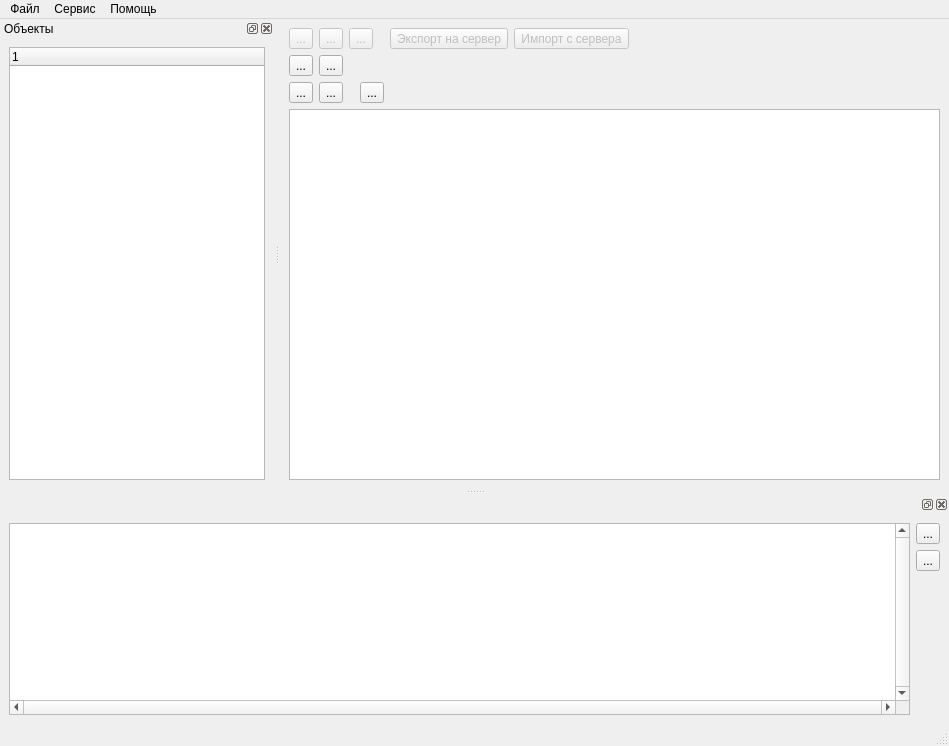
<?xml version="1.0" encoding="UTF-8"?>
<ui version="4.0">
 <class>MainWindow</class>
 <widget class="QMainWindow" name="MainWindow">
  <property name="geometry">
   <rect>
    <x>0</x>
    <y>0</y>
    <width>949</width>
    <height>746</height>
   </rect>
  </property>
  <property name="windowTitle">
   <string>MainWindow</string>
  </property>
  <widget class="QWidget" name="centralwidget">
   <layout class="QGridLayout" name="gridLayout_2">
    <item row="0" column="0">
     <layout class="QHBoxLayout" name="horizontalLayout">
      <item>
       <widget class="QWidget" name="wToolBarMain" native="true">
        <layout class="QGridLayout" name="gridLayout_6">
         <property name="leftMargin">
          <number>0</number>
         </property>
         <property name="topMargin">
          <number>0</number>
         </property>
         <property name="rightMargin">
          <number>0</number>
         </property>
         <property name="bottomMargin">
          <number>0</number>
         </property>
         <item row="0" column="5">
          <widget class="QToolButton" name="btnImportFromDatabase">
           <property name="enabled">
            <bool>false</bool>
           </property>
           <property name="text">
            <string>Импорт с сервера</string>
           </property>
           <property name="icon">
            <iconset resource="certmaster.qrc">
             <normaloff>:/img/exportKeysToDatabase.png</normaloff>:/img/exportKeysToDatabase.png</iconset>
           </property>
          </widget>
         </item>
         <item row="0" column="1">
          <widget class="QToolButton" name="btnEdit">
           <property name="enabled">
            <bool>false</bool>
           </property>
           <property name="toolTip">
            <string>Изменить</string>
           </property>
           <property name="text">
            <string>...</string>
           </property>
           <property name="icon">
            <iconset resource="certmaster.qrc">
             <normaloff>:/img/itemEdit.png</normaloff>:/img/itemEdit.png</iconset>
           </property>
          </widget>
         </item>
         <item row="0" column="4">
          <widget class="QToolButton" name="btnToDatabase">
           <property name="enabled">
            <bool>false</bool>
           </property>
           <property name="toolTip">
            <string>Экспорт на сервер</string>
           </property>
           <property name="text">
            <string>Экспорт на сервер</string>
           </property>
           <property name="icon">
            <iconset resource="certmaster.qrc">
             <normaloff>:/img/importFromDatabase.png</normaloff>:/img/importFromDatabase.png</iconset>
           </property>
          </widget>
         </item>
         <item row="0" column="2">
          <widget class="QToolButton" name="btnDelete">
           <property name="enabled">
            <bool>false</bool>
           </property>
           <property name="toolTip">
            <string>Удалить</string>
           </property>
           <property name="text">
            <string>...</string>
           </property>
           <property name="icon">
            <iconset resource="certmaster.qrc">
             <normaloff>:/img/itemDelete.png</normaloff>:/img/itemDelete.png</iconset>
           </property>
          </widget>
         </item>
         <item row="0" column="3">
          <widget class="QLabel" name="label">
           <property name="maximumSize">
            <size>
             <width>5</width>
             <height>16777215</height>
            </size>
           </property>
           <property name="text">
            <string/>
           </property>
          </widget>
         </item>
         <item row="0" column="0">
          <widget class="QToolButton" name="btnAdd">
           <property name="enabled">
            <bool>false</bool>
           </property>
           <property name="toolTip">
            <string>Добавить</string>
           </property>
           <property name="text">
            <string>...</string>
           </property>
           <property name="icon">
            <iconset resource="certmaster.qrc">
             <normaloff>:/img/itemAdd.png</normaloff>:/img/itemAdd.png</iconset>
           </property>
          </widget>
         </item>
         <item row="0" column="6">
          <spacer name="horizontalSpacer_3">
           <property name="orientation">
            <enum>Qt::Horizontal</enum>
           </property>
           <property name="sizeHint" stdset="0">
            <size>
             <width>40</width>
             <height>20</height>
            </size>
           </property>
          </spacer>
         </item>
        </layout>
       </widget>
      </item>
     </layout>
    </item>
    <item row="2" column="0">
     <widget class="QWidget" name="wToolbarContainers" native="true">
      <layout class="QGridLayout" name="gridLayout_7">
       <property name="leftMargin">
        <number>0</number>
       </property>
       <property name="topMargin">
        <number>0</number>
       </property>
       <property name="rightMargin">
        <number>0</number>
       </property>
       <property name="bottomMargin">
        <number>0</number>
       </property>
       <item row="0" column="0">
        <layout class="QHBoxLayout" name="horizontalLayout_2">
         <item>
          <widget class="QToolButton" name="btnContAdd">
           <property name="text">
            <string>...</string>
           </property>
           <property name="icon">
            <iconset resource="certmaster.qrc">
             <normaloff>:/img/itemAdd.png</normaloff>:/img/itemAdd.png</iconset>
           </property>
          </widget>
         </item>
         <item>
          <widget class="QToolButton" name="btnConDel">
           <property name="text">
            <string>...</string>
           </property>
           <property name="icon">
            <iconset resource="certmaster.qrc">
             <normaloff>:/img/itemDelete.png</normaloff>:/img/itemDelete.png</iconset>
           </property>
          </widget>
         </item>
         <item>
          <widget class="QLabel" name="label_2">
           <property name="maximumSize">
            <size>
             <width>5</width>
             <height>16777215</height>
            </size>
           </property>
           <property name="text">
            <string/>
           </property>
          </widget>
         </item>
         <item>
          <widget class="QToolButton" name="btnInstallToUser">
           <property name="text">
            <string>...</string>
           </property>
           <property name="icon">
            <iconset resource="certmaster.qrc">
             <normaloff>:/img/installToUser.png</normaloff>:/img/installToUser.png</iconset>
           </property>
          </widget>
         </item>
         <item>
          <spacer name="horizontalSpacer">
           <property name="orientation">
            <enum>Qt::Horizontal</enum>
           </property>
           <property name="sizeHint" stdset="0">
            <size>
             <width>40</width>
             <height>20</height>
            </size>
           </property>
          </spacer>
         </item>
        </layout>
       </item>
      </layout>
     </widget>
    </item>
    <item row="1" column="0">
     <widget class="QWidget" name="wToolBarAU" native="true">
      <layout class="QGridLayout" name="gridLayout_5">
       <property name="leftMargin">
        <number>0</number>
       </property>
       <property name="topMargin">
        <number>0</number>
       </property>
       <property name="rightMargin">
        <number>0</number>
       </property>
       <property name="bottomMargin">
        <number>0</number>
       </property>
       <item row="0" column="0">
        <layout class="QHBoxLayout" name="toolBarActiveUsers">
         <item>
          <widget class="QToolButton" name="btnUserToDatabase">
           <property name="text">
            <string>...</string>
           </property>
           <property name="icon">
            <iconset resource="certmaster.qrc">
             <normaloff>:/img/userToDatabase.png</normaloff>:/img/userToDatabase.png</iconset>
           </property>
          </widget>
         </item>
         <item>
          <widget class="QToolButton" name="btnCompToDatabase">
           <property name="text">
            <string>...</string>
           </property>
           <property name="icon">
            <iconset resource="certmaster.qrc">
             <normaloff>:/img/compToTataBase.png</normaloff>:/img/compToTataBase.png</iconset>
           </property>
          </widget>
         </item>
         <item>
          <spacer name="horizontalSpacer_2">
           <property name="orientation">
            <enum>Qt::Horizontal</enum>
           </property>
           <property name="sizeHint" stdset="0">
            <size>
             <width>40</width>
             <height>20</height>
            </size>
           </property>
          </spacer>
         </item>
        </layout>
       </item>
      </layout>
     </widget>
    </item>
    <item row="4" column="0">
     <widget class="QTableView" name="tableView">
      <property name="selectionMode">
       <enum>QAbstractItemView::SingleSelection</enum>
      </property>
     </widget>
    </item>
   </layout>
  </widget>
  <widget class="QMenuBar" name="menubar">
   <property name="geometry">
    <rect>
     <x>0</x>
     <y>0</y>
     <width>949</width>
     <height>21</height>
    </rect>
   </property>
   <widget class="QMenu" name="menu">
    <property name="title">
     <string>Файл</string>
    </property>
    <addaction name="mnuExit"/>
   </widget>
   <widget class="QMenu" name="menu_2">
    <property name="title">
     <string>Сервис</string>
    </property>
    <addaction name="mnuConnect"/>
    <addaction name="separator"/>
    <addaction name="mnuOptions"/>
    <addaction name="separator"/>
    <addaction name="actionTest"/>
   </widget>
   <widget class="QMenu" name="menu_3">
    <property name="title">
     <string>Помощь</string>
    </property>
    <addaction name="action"/>
   </widget>
   <addaction name="menu"/>
   <addaction name="menu_2"/>
   <addaction name="menu_3"/>
  </widget>
  <widget class="QStatusBar" name="statusbar"/>
  <widget class="QDockWidget" name="dockWidget">
   <property name="windowTitle">
    <string>Объекты</string>
   </property>
   <attribute name="dockWidgetArea">
    <number>1</number>
   </attribute>
   <widget class="QWidget" name="dockWidgetContents">
    <layout class="QGridLayout" name="gridLayout">
     <item row="0" column="0">
      <widget class="QTreeWidget" name="treeWidget">
       <column>
        <property name="text">
         <string notr="true"/>
        </property>
       </column>
      </widget>
     </item>
    </layout>
   </widget>
  </widget>
  <widget class="QDockWidget" name="dockWidget_2">
   <attribute name="dockWidgetArea">
    <number>8</number>
   </attribute>
   <widget class="QWidget" name="dockWidgetContents_2">
    <layout class="QGridLayout" name="gridLayout_3">
     <item row="3" column="1">
      <layout class="QVBoxLayout" name="verticalLayout">
       <item>
        <widget class="QToolButton" name="btnTermOptions">
         <property name="text">
          <string>...</string>
         </property>
         <property name="icon">
          <iconset resource="certmaster.qrc">
           <normaloff>:/img/settings.ico</normaloff>:/img/settings.ico</iconset>
         </property>
        </widget>
       </item>
       <item>
        <widget class="QToolButton" name="btnTerminalClear">
         <property name="text">
          <string>...</string>
         </property>
         <property name="icon">
          <iconset resource="certmaster.qrc">
           <normaloff>:/img/clear.ico</normaloff>:/img/clear.ico</iconset>
         </property>
        </widget>
       </item>
       <item>
        <spacer name="verticalSpacer">
         <property name="orientation">
          <enum>Qt::Vertical</enum>
         </property>
         <property name="sizeHint" stdset="0">
          <size>
           <width>20</width>
           <height>40</height>
          </size>
         </property>
        </spacer>
       </item>
      </layout>
     </item>
     <item row="0" column="0">
      <layout class="QGridLayout" name="gridLayout_4"/>
     </item>
     <item row="3" column="0">
      <widget class="QTextEdit" name="txtTerminal">
       <property name="font">
        <font>
         <bold>true</bold>
        </font>
       </property>
       <property name="verticalScrollBarPolicy">
        <enum>Qt::ScrollBarAlwaysOn</enum>
       </property>
       <property name="horizontalScrollBarPolicy">
        <enum>Qt::ScrollBarAlwaysOn</enum>
       </property>
       <property name="readOnly">
        <bool>true</bool>
       </property>
      </widget>
     </item>
    </layout>
   </widget>
  </widget>
  <action name="mnuExit">
   <property name="text">
    <string>Выход</string>
   </property>
  </action>
  <action name="action">
   <property name="text">
    <string>О программе ...</string>
   </property>
  </action>
  <action name="mnuConnect">
   <property name="enabled">
    <bool>true</bool>
   </property>
   <property name="text">
    <string>&amp;Подключится</string>
   </property>
  </action>
  <action name="mnuOptions">
   <property name="text">
    <string>Параметры</string>
   </property>
  </action>
  <action name="actionTest">
   <property name="text">
    <string>Ввести команду</string>
   </property>
  </action>
 </widget>
 <resources>
  <include location="certmaster.qrc"/>
 </resources>
 <connections/>
</ui>
